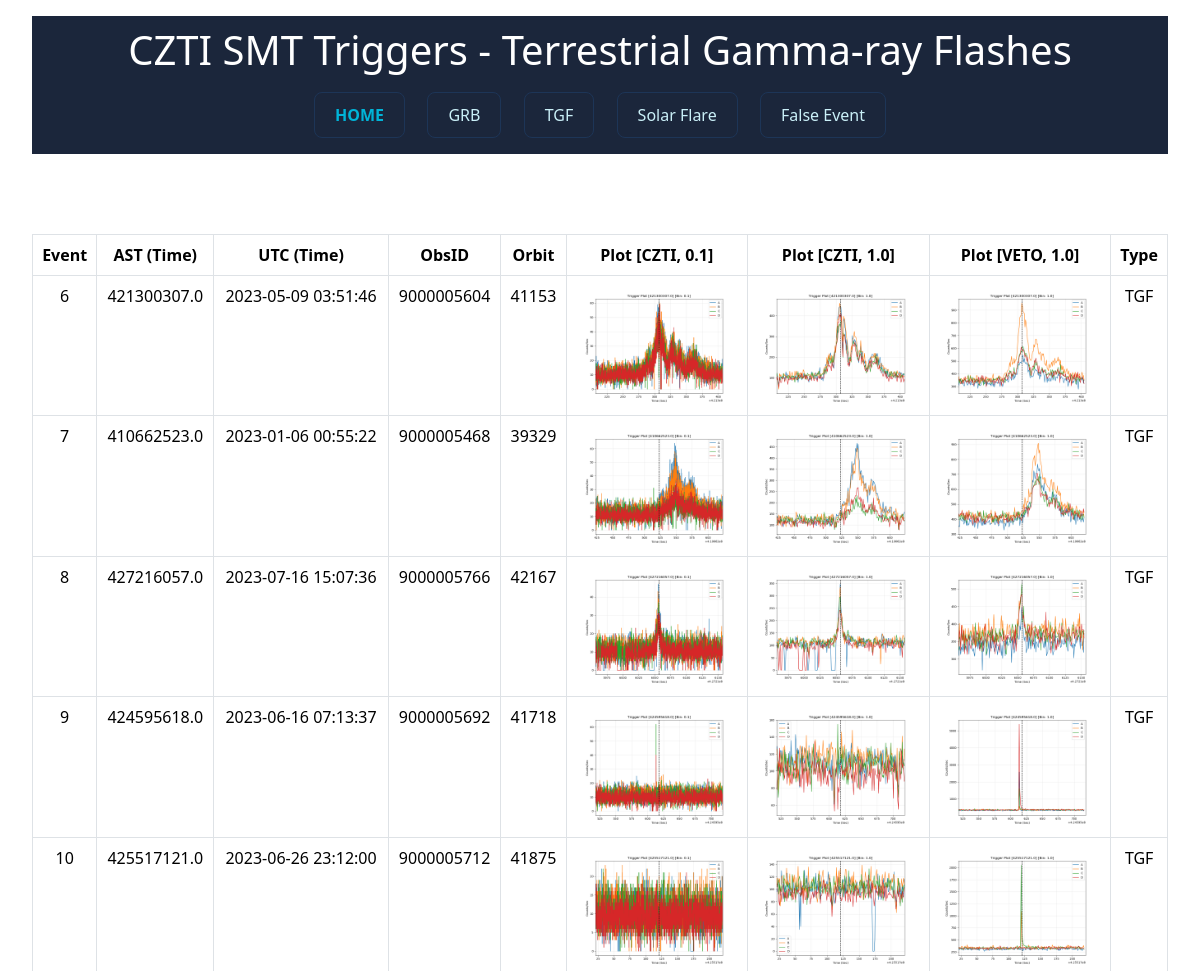
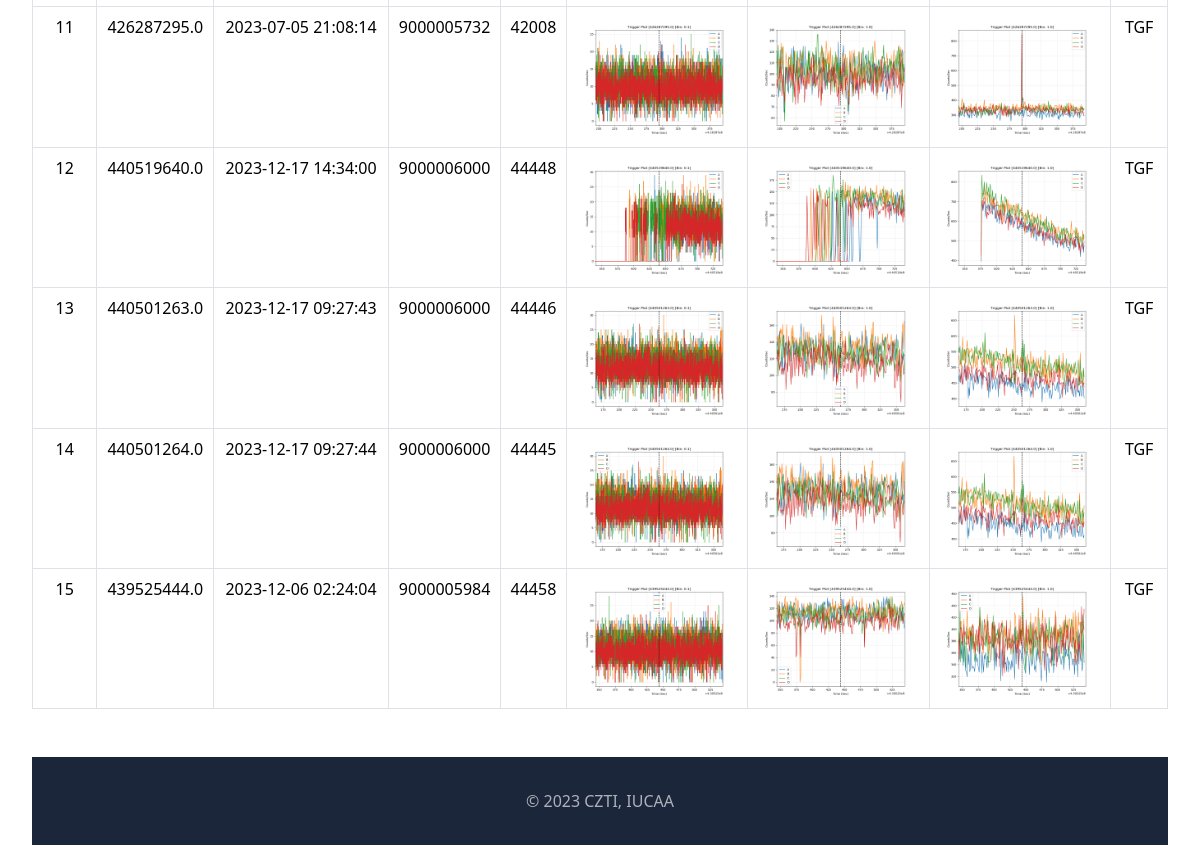
Page /tgf on the committed database (2 pictures, top to bottom).
### tables this page shows
CREATE TABLE events (event_id INTEGER PRIMARY KEY AUTOINCREMENT, event_obsid TEXT, event_orbit TEXT, event_ast TEXT, event_utc TEXT, event_type TEXT);

### app.py (the view)
@app.route("/tgf")
def tgf_page():
    rows = getdatadb()
    return render_template('tgf.html', elem=rows)

### app.py (called while the page is built)
def getdatadb():
    conn = sqlite3.connect(DATABASE)
    cursor = conn.cursor()
    query = "SELECT * FROM events;"
    cursor.execute(query)
    dbrow = cursor.fetchall()
    columns = [desc[0] for desc in cursor.description]
    rowdata = []
    for row in dbrow:
        row_dict = dict(zip(columns, row))
        rowdata.append(row_dict)
    cursor.close()
    conn.close()
    return rowdata

### templates/tgf.html (shortened to what this page needs)
<!DOCTYPE html>
<html lang="en">
<head>
    <link href="https://cdn.jsdelivr.net/npm/bootstrap@5.3.2/dist/css/bootstrap.min.css" rel="stylesheet">
</head>
<body>
    <nav>
        <h1>CZTI SMT Triggers - Terrestrial Gamma-ray Flashes</h1>
        <div class="info-section">
            <a href="{{ url_for('hello_czti') }}" class="button home-button">HOME</a>
            <a href="{{ url_for('grb_page') }}" class="button">GRB</a>
            <a href="{{ url_for('tgf_page') }}" class="button">TGF</a>
            <a href="{{ url_for('solar_page') }}" class="button">Solar Flare</a>
            <a href="{{ url_for('false_page') }}" class="button">False Event</a>
        </div>
    </nav>
    <div class="table-responsive">
        <table class="table table-hover table-bordered">
            <thead>
                <tr>
                    <th>Event</th>
                    <th>AST (Time)</th>
                    <th>UTC (Time)</th>
                    <th>ObsID</th>
                    <th>Orbit</th>
                    <th>Plot [CZTI, 0.1]</th>
                    <th>Plot [CZTI, 1.0]</th>
                    <th>Plot [VETO, 1.0]</th>
                    <th>Type</th>
                </tr>
            </thead>
            <tbody>
                {% for val in elem %}
                    {% if val['event_type'] == 'TGF' %}
                        <tr>
                            <td>{{val['event_id']}}</td>
                            <td>{{val['event_ast']}}</td>
                            <td>{{val['event_utc']}}</td>
                            <td>{{val['event_obsid'][20:30]}}</td>
                            <td>{{val['event_orbit']}}</td>
                            <td><img src="static/{{val['event_ast']}}/{{val['event_ast']}}_0.1_CZTI.png"></td>
                            <td><img src="static/{{val['event_ast']}}/{{val['event_ast']}}_1.0_CZTI.png"></td>
                            <td><img src="static/{{val['event_ast']}}/{{val['event_ast']}}_1.0_VETO.png"></td>
                            <td>{{val['event_type']}}</td>
                        </tr>
                    {% endif %}
                {% endfor %}
            </tbody>
        </table>
    </div>
    <footer>
        <p>&copy; 2023 CZTI, IUCAA</p>
    </footer>
</body>
</html>

### templates/tgf.html (style rules this page uses)
html { height: 100%; }
body { min-height: 100%; display: flex; flex-direction: column; margin: 0; }
h1 { text-align: center; padding: 34px; }
nav { margin: 16px 32px 64px 32px; background-color: #1b263b; color: white; }
h1 { text-align: center; padding: 10px 32px 2px 32px; margin: 0; }
.info-section { display: flex; padding: 16px; margin: 0px 256px 0px 256px; justify-content: space-between; }
.button { padding: 10px 20px; margin: 0 10px; text-decoration: none; color: #caf0f8; background-color: #1b263b; border: 1px solid #1d3557; border-radius: 8px; cursor: pointer; transition: background-color 0.3s ease; }
.home-button { font-weight: bold; color: #00b4d8; }
.table-responsive { margin: 16px 32px 32px 32px; text-align: center; }
.table-responsive img { width: 100%; }
td:nth-child(6), td:nth-child(7), td:nth-child(8) { width: 16%; white-space: nowrap; }
footer { padding: 32px; margin: 32px 32px 16px 32px; color: rgba(255, 255, 255, 0.644); text-align: center; background-color: #1b263b; margin-top: auto; }
footer p { margin: 0; }

### rows in the picture
events: event_id "6", event_ast "421300307.0", event_utc "2023-05-09 03:51:46", event_obsid "9000005604", event_orbit "41153", event_ast (picture), event_type "TGF"
events: event_id "7", event_ast "410662523.0", event_utc "2023-01-06 00:55:22", event_obsid "9000005468", event_orbit "39329", event_ast (picture), event_type "TGF"
events: event_id "8", event_ast "427216057.0", event_utc "2023-07-16 15:07:36", event_obsid "9000005766", event_orbit "42167", event_ast (picture), event_type "TGF"
events: event_id "9", event_ast "424595618.0", event_utc "2023-06-16 07:13:37", event_obsid "9000005692", event_orbit "41718", event_ast (picture), event_type "TGF"
events: event_id "10", event_ast "425517121.0", event_utc "2023-06-26 23:12:00", event_obsid "9000005712", event_orbit "41875", event_ast (picture), event_type "TGF"
events: event_id "11", event_ast "426287295.0", event_utc "2023-07-05 21:08:14", event_obsid "9000005732", event_orbit "42008", event_ast (picture), event_type "TGF"
events: event_id "12", event_ast "440519640.0", event_utc "2023-12-17 14:34:00", event_obsid "9000006000", event_orbit "44448", event_ast (picture), event_type "TGF"
events: event_id "13", event_ast "440501263.0", event_utc "2023-12-17 09:27:43", event_obsid "9000006000", event_orbit "44446", event_ast (picture), event_type "TGF"
events: event_id "14", event_ast "440501264.0", event_utc "2023-12-17 09:27:44", event_obsid "9000006000", event_orbit "44445", event_ast (picture), event_type "TGF"
events: event_id "15", event_ast "439525444.0", event_utc "2023-12-06 02:24:04", event_obsid "9000005984", event_orbit "44458", event_ast (picture), event_type "TGF"
